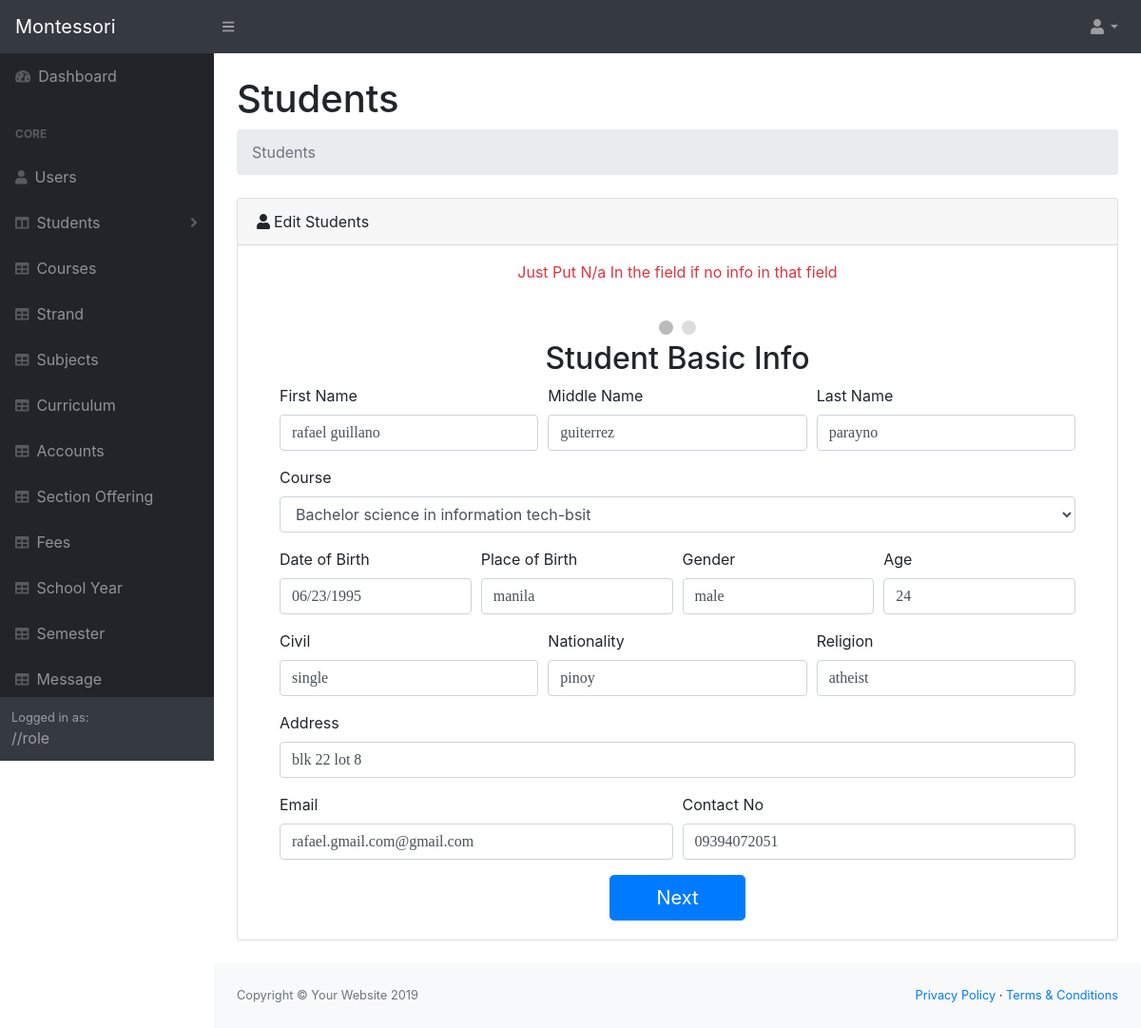
/system/pages/editStudent.php?sid=2020-1 (signed in), run on the app's committed database.
### tables this page shows
CREATE TABLE `personaldata` (
  `personal_id` int(11) NOT NULL,
  `sno` varchar(30) NOT NULL,
  `firstname` varchar(50) NOT NULL,
  `lastname` varchar(50) NOT NULL,
  `middlename` varchar(20) NOT NULL,
  `Course` int(11) NOT NULL,
  `pob` varchar(20) NOT NULL,
  `dob` varchar(20) NOT NULL,
  `gender` varchar(20) NOT NULL,
  `civil` varchar(20) NOT NULL,
  `nationality` varchar(20) NOT NULL,
  `Address` text NOT NULL,
  `CpNo` varchar(20) NOT NULL,
  `EmailAdd` varchar(50) NOT NULL,
  `Religion` varchar(20) NOT NULL,
  `age` int(11) NOT NULL,
  `isEnrolled` int(11) NOT NULL,
  `semid` int(11) NOT NULL,
  `syid` int(11) NOT NULL
);

CREATE TABLE `courses` (
  `courses_id` int(11) NOT NULL,
  `coursesName` varchar(50) NOT NULL,
  `coursesCode` varchar(10) NOT NULL
);

### system/pages/functions.php (called while the page is built, shortened)
<?php
$db = new DBController();
$personal = new PersonalData($db);
$course = new Course($db);

### system/pages/editStudent.php (the view, shortened to what this page needs)
<?php
include('header.php');
include('navigation.php');
$sno = $_GET['sid'];
$studentinfo = $personal->getDatabySearching('sno', $sno);
$courseList = $course->getData();
?>
<main>
    <div class="container-fluid">
        <h1 class="mt-4">Students</h1>
        <ol class="breadcrumb mb-4">
            <li class="breadcrumb-item active">Students</li>
        </ol>
        <div class="card mb-4">
            <div class="card-header"><i class="fas fa-user mr-1"></i>Edit Students
            </div>
            <p style="font-size: 16px" class='text-danger text-center mt-3'>Just Put N/a In the field if no info in that field</p>
            <div class="card-body">
                <div class="container">
                    <form id="regForm2" method="POST">
                        <div style="text-align:center">
                            <span class="step"></span>
                            <span class="step"></span>
                        </div>
                        <div class="tab">
                            <h2 class="text-center">Student Basic Info</h2>
                            <div class="form-row">
                                <div class="form-group col-md-4">
                                    <label for="FirstName">First Name</label>
                                    <input type="text" value="<?= $studentinfo['firstname'] ?>" name="FirstName" class="form-control" id="FirstName" />
                                </div>
                                <div class="form-group col-md-4">
                                    <label for="MiddleName">Middle Name</label>
                                    <input type="text" value="<?= $studentinfo['middlename'] ?>" name="MiddleName" class="form-control" id="MiddleName">
                                </div>
                                <div class="form-group col-md-4">
                                    <label for="LastName">Last Name</label>
                                    <input type="text" value="<?= $studentinfo['lastname'] ?>" name="LastName" class="form-control" id="LastName">
                                </div>
                            </div>
                            <div class="form-group">
                                <label for="Course">Course</label>
                                <select name="Course" class="form-control" id="exampleFormControlSelect1">
                                    <?php array_map(function ($course) use ($studentinfo) { ?>
                                        <option value="<?= $course['courses_id']  ?>" <?php
                                                                                        $selected = $studentinfo['Course'] == $course['courses_id'] ? 'selected' : '';
                                                                                        echo $selected;
                                                                                        ?>>
                                            <?= $course['coursesName'] . '-' . $course['coursesCode'] ?>
                                        </option>
                                    <?php }, $courseList) ?>
                                </select>
                            </div>
                            <div class="form-row">
                                <div class="form-group col-md-3">
                                    <label for="Dob">Date of Birth</label>
                                    <input type="text" value="<?= $studentinfo['dob'] ?>" name="Dob" class="form-control" id="Dob" placeholder="dd/mm/yyyy">
                                </div>
                                <div class="form-group col-md-3">
                                    <label for="Pob">Place of Birth</label>
                                    <input type="text" value="<?= $studentinfo['pob'] ?>" name="Pob" class="form-control" id="Pob">
                                </div>
                                <div class="form-group col-md-3">
                                    <label for="Gender">Gender</label>
                                    <input type="text" value="<?= $studentinfo['gender'] ?>" name="Gender" class="form-control" id="Gender">
                                </div>
                                <div class="form-group col-md-3">
                                    <label for="age">Age</label>
                                    <input type="number" value="<?= $studentinfo['age'] ?>" name="age" class="form-control" min="0" id="age">
                                </div>
                            </div>
                            <div class="form-row">
                                <div class="form-group col-md-4">
                                    <label for="Civil">Civil</label>
                                    <input type="text" value="<?= $studentinfo['civil'] ?>" name="Civil" class="form-control" id="Civil">
                                </div>
                                <div class="form-group col-md-4">
                                    <label for="Nat">Nationality</label>
                                    <input type="text" value="<?= $studentinfo['nationality'] ?>" name="Nat" class="form-control" id="Nat">
                                </div>
                                <div class="form-group col-md-4">
                                    <label for="Rel">Religion</label>
                                    <input type="text" value="<?= $studentinfo['Religion'] ?>" name="Rel" class="form-control" id="Rel">
                                </div>
                            </div>
                            <div class="form-group">
                                <label for="inputAddress2">Address </label>
                                <input type="text" value="<?= $studentinfo['Address'] ?>" name="Address" class="form-control" id="inputAddress" placeholder="Address">
                            </div>
                            <div class="form-row">
                                <div class="form-group col-md-6">
                                    <label for="email">Email</label>
                                    <input type="email" value="<?= $studentinfo['EmailAdd'] ?>" name="email" class="form-control" id="email">
                                </div>
                                <div class="form-group col-md-6">
                                    <label for="ContactNo">Contact No</label>
                                    <input type="text" value="<?= $studentinfo['CpNo'] ?>" name="ContactNo" class="form-control" id="ContactNo">
                                </div>
                            </div>
                        </div>
                        <div class="text-center">
                            <button type="button" name="editSubmit" id="nextBtn" class="btn btn-primary btn-lg px-5" onclick="nextPrev(1)">Next</button>
                        </div>
                    </form>
                </div>
            </div>
        </div>
    </div>
</main>
<?php
include('footer.php');
?>

### system/css/form.css (style rules this page uses)
input { padding: 10px; width: 100%; font-size: 17px; font-family: Raleway; border: 1px solid #aaaaaa; }
.tab { display: none; }
.step { height: 15px; width: 15px; margin: 0 2px; background-color: #bbbbbb; border: none; border-radius: 50%; display: inline-block; opacity: 0.5; }
.step.active { opacity: 1; }

### data on the page
personaldata: FirstName "rafael guillano", MiddleName "guiterrez", LastName "parayno", Dob "06/23/1995", Pob "manila", Gender "male", age "24", Civil "single", Nat "pinoy", Rel "atheist", Address "blk 22 lot 8", email "rafael.gmail.com@gmail.com", ContactNo "09394072051"
courses: Course "Bachelor science in information tech-bsit"
